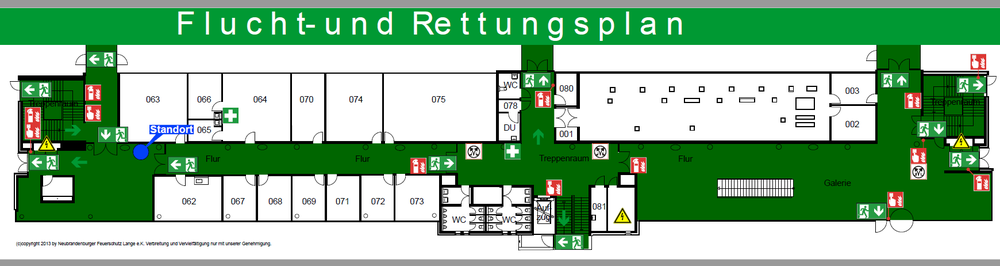
#> input picture test_image/EG1.PNG, 1000 x 266 px, shrunk from 1740 x 462 before the run, found by its file name
$ python 02_rectalglecropper_test.py
#> lines starting #> are read from the running program, lines starting #| are printed output that depends on the picture; after the words box and inside, x2 and y2 are one past the last pixel; in counts of white or black regions, pixels touching at a corner belong together
import cv2

#reading image
# image = cv2.imread('module_test\\result\\20220112_162250_warped.png')

image = cv2.imread("module_test\\result_clear\\EG1.PNG")
#> image is the input picture: shape (266, 1000, 3); mean B, G, R 144.7, 181.2, 138.9


#converting to gray scale
gray=cv2.cvtColor(image,cv2.COLOR_BGR2GRAY)
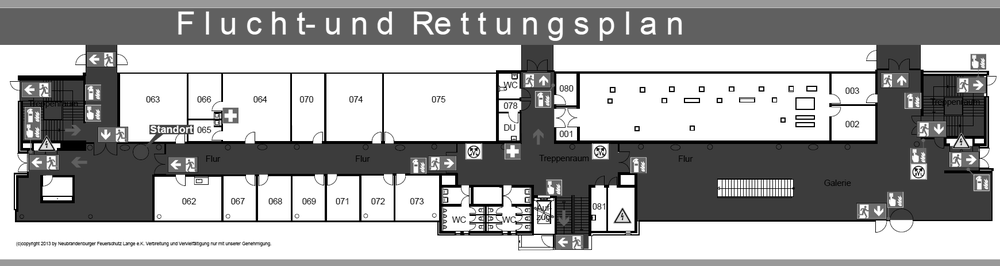
#> gray: shape (266, 1000); min 0, max 255, mean 164.4

#applying canny edge detection
edged = cv2.Canny(image, 10, 250)
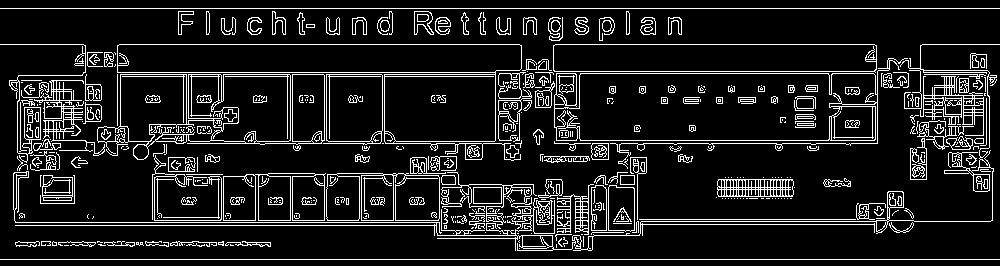
#> edged: shape (266, 1000); 11.6% white in thin lines or dots

#finding contours
(cnts, _) = cv2.findContours(edged.copy(), cv2.RETR_EXTERNAL, cv2.CHAIN_APPROX_SIMPLE)
#> cnts = 313 contours, 229 with area under 20; largest, box (x1, y1, x2, y2) and area: (554, 58, 908, 169) 21202, (117, 44, 522, 161) 19024, (97, 74, 325, 160) 13902, (553, 44, 877, 73) 8716, (326, 173, 440, 221) 4826
idx = 0
for c in cnts:
	x,y,w,h = cv2.boundingRect(c)
	if w>50 and h>50:
		idx+=1
		new_img=image[y:y+h,x:x+w]
		#cropping images
		# cv2.imwrite('module_test\\result\\20220112_162250'+str(idx) + '_crop.png', new_img)
		cv2.imwrite('module_test\\result_clear\\EG1'+str(idx) + '_crop.png', new_img)
#> this loop made 313 passes
#> (x, y, w, h) on passes 2, 6, 7, 8, 9, 10, 11, 12, 13, 14, 15, 16: (519, 248, 1, 1), (184, 244, 1, 1), (98, 244, 8, 2), (186, 243, 19, 4), (136, 242, 8, 4), (225, 241, 46, 6), (218, 241, 6, 5), (170, 241, 47, 6), (145, 241, 24, 6), (104, 241, 31, 6), (97, 241, 6, 2), (58, 241, 38, 6)
#> (c, x, y, w, h) on passes 1, 3, 4, 5, 20, 23: ([[0, 259], [999, 259]], 0, 259, 1000, 1), ([[64, 245], [68, 245]], 64, 245, 5, 1), ([[556, 244], [556, 247]], 556, 244, 1, 4), ([[230, 244], [230, 245], [233, 245], [231, 245]], 230, 244, 4, 2), ([[519, 240], [518, 241], [519, 242], [518, 241]], 518, 240, 2, 3), ([[583, 236], [583, 246]], 583, 236, 1, 11)
#> after the loop, idx = 10
#cv2.imshow("Original Image",image)
#cv2.imshow("Canny Edge",edged)
#cv2.waitKey(0)
print('>> Objects Cropped Successfully!')
print(">> Check out 'cropped' Directory")

$ run again, with test_image/EG2.PNG copied over test_image/EG1.PNG
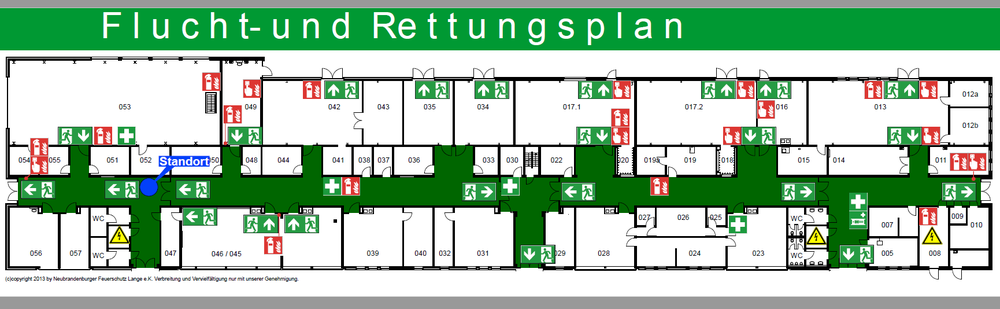
#> input picture test_image/EG2.PNG, 1000 x 309 px, shrunk from 1730 x 534 before the run, found by its file name
#> image is the input picture: shape (309, 1000, 3); mean B, G, R 166.2, 192.4, 161.2
#> `gray=cv2.cvtColor(image,cv2.COLOR_BGR2GRAY)`:
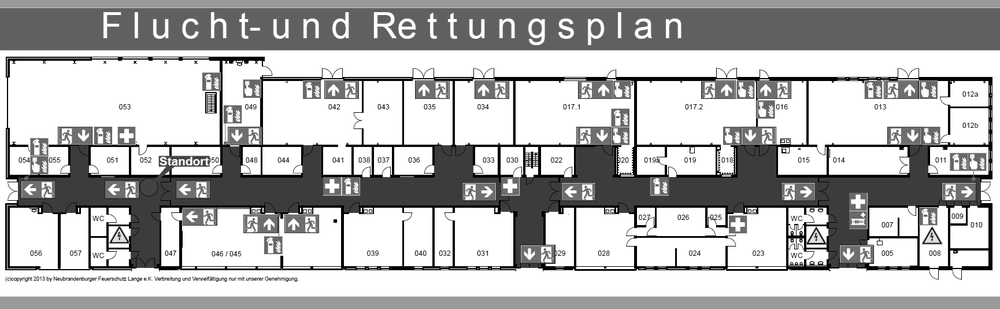
#> gray: shape (309, 1000); min 0, max 255, mean 180.1
#> `edged = cv2.Canny(image, 10, 250)`:
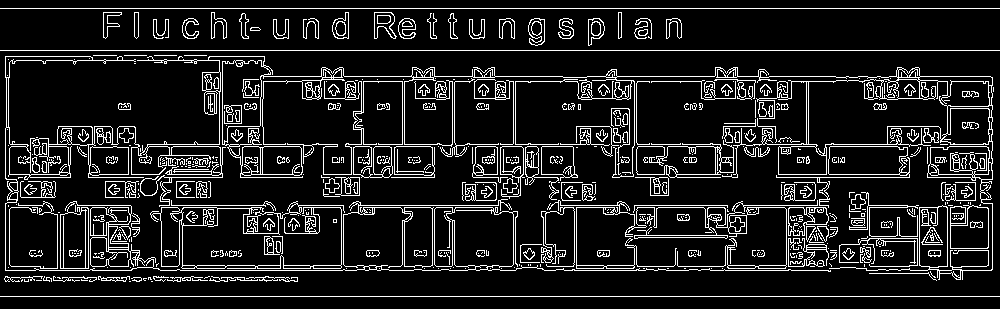
#> edged: shape (309, 1000); 11.9% white in thin lines or dots
#> cnts = 446 contours, 356 with area under 20; largest, box (x1, y1, x2, y2) and area: (5, 56, 993, 280) 35345, (636, 140, 734, 178) 2498, (776, 146, 910, 208) 2138, (150, 201, 345, 269) 1716, (950, 205, 989, 249) 1511
#> the loop `for c in cnts:` made 446 passes
#> (x, y, w, h) on passes 5, 7, 8, 10, 11, 12, 13, 14: (229, 279, 7, 2), (72, 279, 8, 3), (24, 279, 5, 3), (192, 278, 16, 3), (143, 278, 4, 3), (279, 277, 19, 5), (148, 277, 4, 3), (131, 277, 11, 5)
#> after the loop `for c in cnts:`: idx = 6

$ run again, with test_image/Binaerbild_thomas.png copied over test_image/EG1.PNG
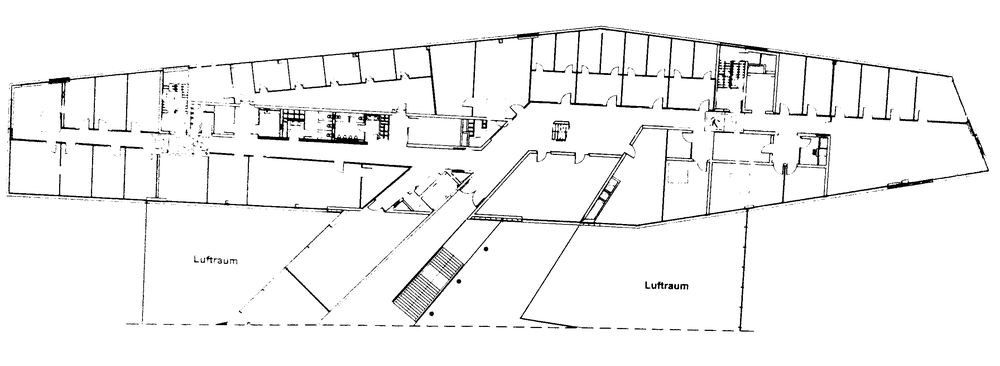
#> input picture test_image/Binaerbild_thomas.png, 1000 x 366 px, shrunk from 2792 x 1021 before the run, found by its file name
#> image is the input picture: shape (366, 1000, 3); min 0, max 255, mean 243.6
#> `edged = cv2.Canny(image, 10, 250)`:
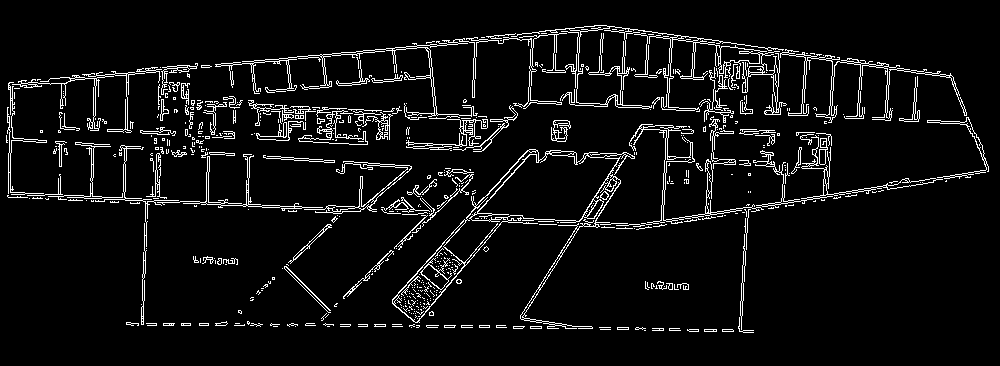
#> edged: shape (366, 1000); 6.2% white in thin lines or dots, all inside (x1, y1, x2, y2) = (6, 25, 989, 333)
#> cnts = 452 contours, 384 with area under 20; largest, box (x1, y1, x2, y2) and area: (392, 149, 635, 329) 5432, (511, 25, 787, 115) 1690, (629, 124, 764, 224) 720, (215, 38, 478, 117) 694, (780, 49, 967, 123) 574
#> the loop `for c in cnts:` made 452 passes
#> (x, y, w, h) on passes 2, 4, 6, 7, 8, 11, 16, 18: (722, 329, 12, 3), (687, 329, 12, 3), (669, 328, 12, 3), (652, 328, 12, 3), (635, 327, 11, 3), (411, 327, 1, 1), (295, 326, 1, 1), (496, 325, 11, 3)
#> after the loop `for c in cnts:`: idx = 14
